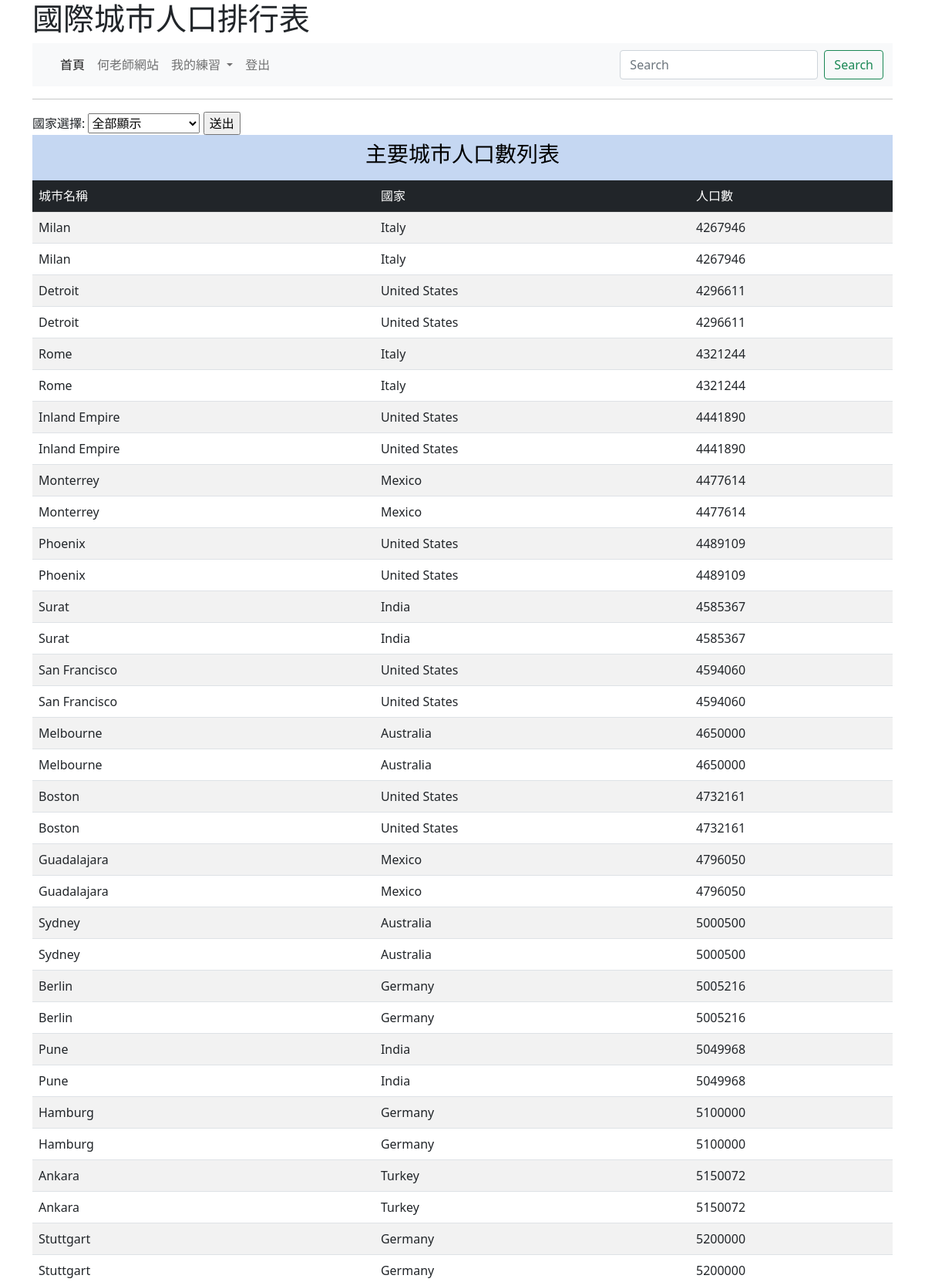
Page /rank/ (signed in, upper part) on the committed database.
### mysite/models.py (models this page shows, shortened)
class City(models.Model):
    name = models.CharField(max_length=50)
    population = models.IntegerField()
    country = models.ForeignKey(Country, on_delete=models.CASCADE)      #say one number

class Country(models.Model):
    country_id = models.IntegerField()          #提示
    name = models.CharField(max_length=50)
    def __str__(self):
        return self.name        #return country's names

### mysite/views.py (the view)
# urls.py: path('rank/',views.rank),
@login_required(login_url="/admin/login/")
def rank(request):
    if request.method =='POST':
        id = request.POST["id"]
        if id.strip() =="999":
            return redirect("/rank/")
        try:
            country = Country.objects.get(id=id)
        except:
            return redirect("/rank/")
        cities = City.objects.filter(country=country).order_by('population')    #-population由後往前
    else:
        cities = City.objects.all().order_by('population')        #無找到指定國家
    countries = Country.objects.all()
    return render(request,"rank.html",locals())

### templates/rank.html (shortened to what this page needs)
{% extends "base.html" %}
{% block main %}
    <hr>
    <form action="/rank/" method=POST>
        國家選擇:
        <select name="id">
            <option value="999">全部顯示</option>
        </select>
        <input type="submit" value="送出">
    </form>
    <table class="table table-striped">
        <tr class="table-primary"><td colspan="3" align="center"><h3>主要城市人口數列表</h3></td>
        </tr>
        <tr class="table-dark"><td>城市名稱</td><td>國家</td><td>人口數</td></tr>
    {% for city in cities %}
    <tr>
        <td>{{city.name}}</td>
        <td>{{city.country}}</td>
        <td>{{city.population}}</td>
    </tr>
    {% endfor %}
    </table>
{% endblock %}

### rows in the picture
City: name "Milan", country "Italy", population "4267946"
City: name "Milan", country "Italy", population "4267946"
City: name "Detroit", country "United States", population "4296611"
City: name "Detroit", country "United States", population "4296611"
City: name "Rome", country "Italy", population "4321244"
City: name "Rome", country "Italy", population "4321244"
City: name "Inland Empire", country "United States", population "4441890"
City: name "Inland Empire", country "United States", population "4441890"
City: name "Monterrey", country "Mexico", population "4477614"
City: name "Monterrey", country "Mexico", population "4477614"
City: name "Phoenix", country "United States", population "4489109"
City: name "Phoenix", country "United States", population "4489109"
City: name "Surat", country "India", population "4585367"
City: name "Surat", country "India", population "4585367"
City: name "San Francisco", country "United States", population "4594060"
City: name "San Francisco", country "United States", population "4594060"
City: name "Melbourne", country "Australia", population "4650000"
City: name "Melbourne", country "Australia", population "4650000"
City: name "Boston", country "United States", population "4732161"
City: name "Boston", country "United States", population "4732161"
City: name "Guadalajara", country "Mexico", population "4796050"
City: name "Guadalajara", country "Mexico", population "4796050"
City: name "Sydney", country "Australia", population "5000500"
City: name "Sydney", country "Australia", population "5000500"
City: name "Berlin", country "Germany", population "5005216"
City: name "Berlin", country "Germany", population "5005216"
City: name "Pune", country "India", population "5049968"
City: name "Pune", country "India", population "5049968"
City: name "Hamburg", country "Germany", population "5100000"
City: name "Hamburg", country "Germany", population "5100000"
City: name "Ankara", country "Turkey", population "5150072"
City: name "Ankara", country "Turkey", population "5150072"
City: name "Stuttgart", country "Germany", population "5200000"
City: name "Stuttgart", country "Germany", population "5200000"
